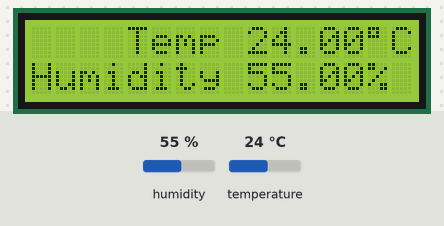
Simulated run of this sketch. Board: Arduino Uno, built with avr-gcc and run on an emulated ATmega328P. Shown: 16×2 character LCD. Inputs (shaded band) come from the test bench; at power-on: humidity 55 %, temperature 24 °C.

Above: at 1.2 s.
1.3 s: humidity set to 22 %
At 3.2 s:
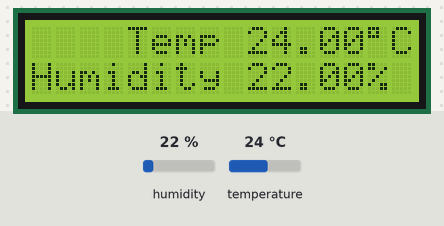
4.0 s: temperature set to 12 °C
At 4.9 s:
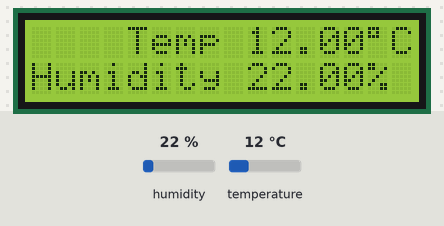
6.7 s: humidity set to 40 %
At 9.4 s:
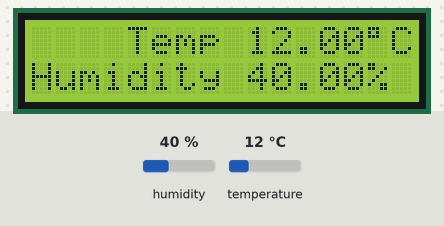
9.7 s: temperature set to 19 °C
At 11.3 s:
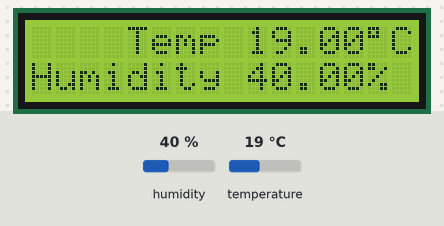
Timing chart, 0 to 12.8 s (numbered marks = the images above; inputs shaded):
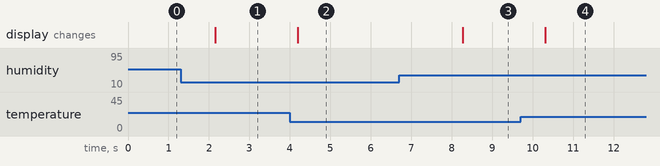

The sketch:

diy9_6.ino
```cpp
// 動手做9-6：製作數位溫濕度顯示器

#include <LiquidCrystal_PCF8574.h> // 序列式LCD介面程式庫
#include <DHT.h>				 // DHT11感測器程式庫

LiquidCrystal_PCF8574 lcd(0x27);// 定義LCD程式物件
DHT dht(2, DHT11);			// 定義DHT程式物件

void setup() {
   dht.begin();       // 開始感測溫濕度
lcd.begin(16, 2);    // 初始化LCD（行數, 列數）
lcd.setBacklight(255);  // 設定背光亮度（0~255）
lcd.clear();
lcd.setCursor(4, 0);
lcd.print("Temp");
lcd.setCursor(0, 1);
lcd.print("Humidity");
}

void loop() {
  float h = dht.readHumidity();
  float t = dht.readTemperature();

  if (isnan(h) || isnan(t)) {
lcd.setCursor(0, 0);
    lcd.print("Failed to read");
    lcd.setCursor(0, 1);
    lcd.print("from DHT sensor!");
    return;
  }
  lcd.setCursor(9, 0);      // 顯示溫度
  lcd.print(t, 2);          // 2代表顯示小數點後兩位
  lcd.print((char) 0xDF);
  lcd.print("C");

  lcd.setCursor(9, 1);      // 顯示濕度
  lcd.print(h, 2);
  lcd.print("%");

  delay(2000);
}
```

Measured:
- after the input at 1.3 s, the display: changes after 0.86 s (image 1)
- after the input at 4.0 s, the display: changes after 0.19 s (image 2)
- after the input at 6.7 s, the display: changes after 1.6 s (image 3)
- after the input at 9.7 s, the display: changes after 0.61 s (image 4)
